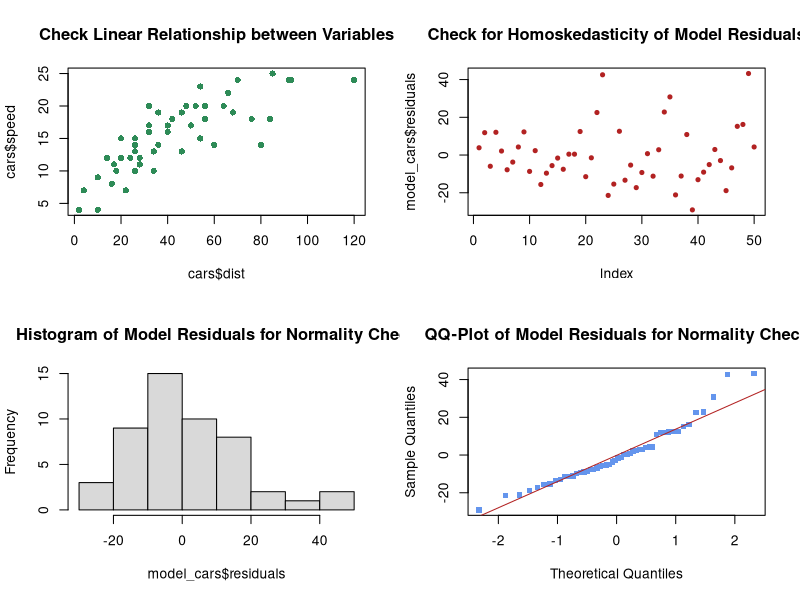
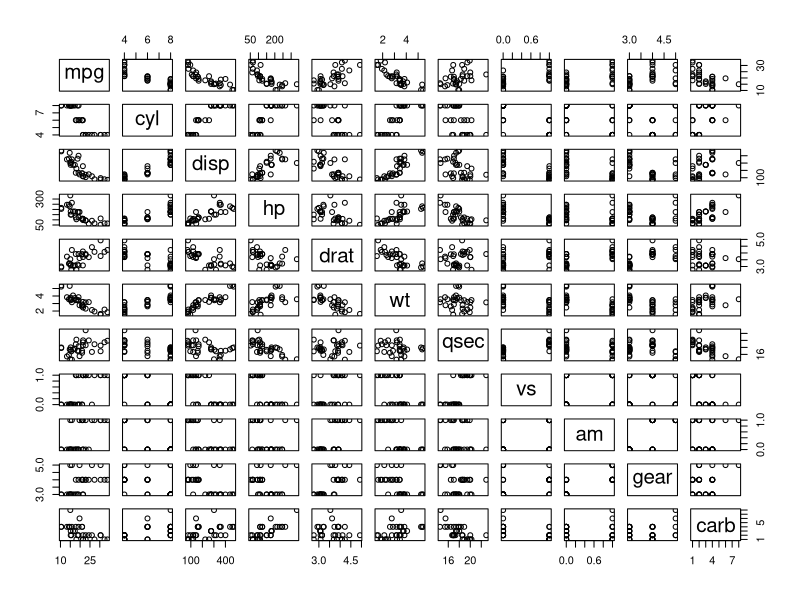
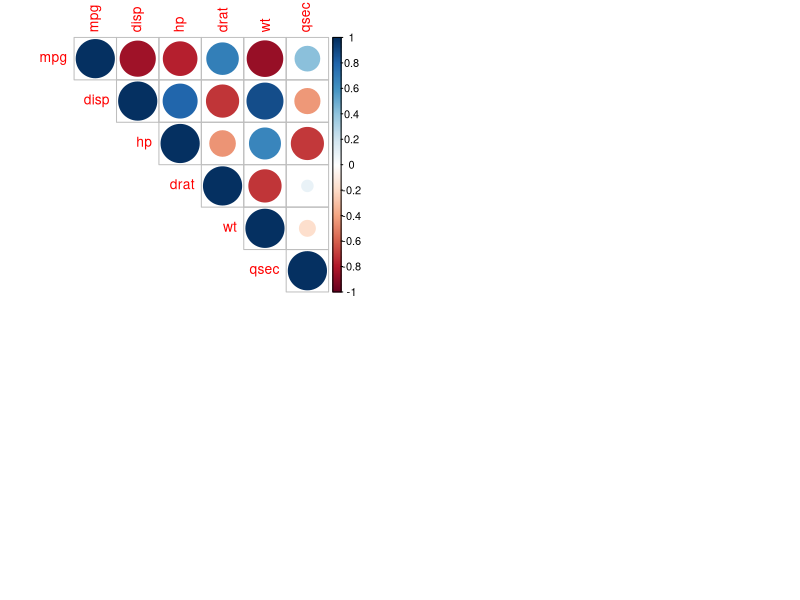

Generate these figures, in order, with R:
# Statistics Tutorial - Day 8 - Correlation and Regression
# Created By: Prabesh Dhakal on 2020-06-10
# Last Edited: 2020-06-10


#### Goals: ####
#     i. Revisit simple linear regression
#    ii. Perform multiple linear regression
#   iii. Perform ANOVA

# ----------------------------------- * ----------------------------------- #
install.packages("corrplot")
library("corrplot")

#### 1. Regression revisited ####

# we assume that stopping distance `dist` depends on
# how cast the car is moving `speed`
# hence dist is the response and speed the predictor variable
# in the linear model below
model_cars <- lm(dist ~ speed, data = cars)

model_cars

summary(model_cars)

# 1.1 Assumptions/Requirements of Linear Regression ----

par(mfrow=c(2,2)) # divide the plot into 4 sections

# 1. Check the linear relationship between two variables
plot(cars$dist, cars$speed, 
     pch = 16, col = 'seagreen', 
     main = 'Check Linear Relationship between Variables')

# 2. Check the homogeneity of model residuals

plot(model_cars$residuals, 
     pch = 20, col = 'firebrick', 
     main = 'Check for Homoskedasticity of Model Residuals')

# 3. check if the model residuals follow a normal distribution
hist(model_cars$residuals, 
     col = 'gray85', 
     main = 'Histogram of Model Residuals for Normality Check')
qqnorm(model_cars$residuals, 
       pch = 15, cex = 0.85, col = 'cornflowerblue', 
       main = 'QQ-Plot of Model Residuals for Normality Check')
qqline(model_cars$residuals, 
       col = 'firebrick', cex = 1.5)

## 4. Significance of coefficients:
# Looks like both coefficients are significant.

# Coefficient of determination from Adjusted R-squared
summary(model_cars) # 0.6438 -> what does this figure mean?

# 1.2 Make predictions ----

# make predictions using our linear model
cars$speed

# 8 new observations for speeds of cars
new_car_speeds <- c(100, 70, 10, 9, 7, 4, 3, 0) 

# create a data frame with same column header
new_speeds <- data.frame(speed = new_car_speeds)

# perform a prediction using the model and new data
pred_dist <- predict(model_cars, new_speeds)

View(data.frame(new_car_speeds, pred_dist)) # view the result
# there is a slight problem with the predictions that you saw earlier,
# some of the predicted values are -ve
# this is not possible for distance (which is a ratio data with true 0)
# it is up to the scientist to identify issues like this
# and take them into account when making interpretations

#### 2. Multiple Linear Regression ####

# work with `mtcars` built-in dataset
str(mtcars)
summary(mtcars)

plot(mtcars)

model_1 <- lm(mpg ~ ., data=mtcars) # model with ALL independent variables
summary(model_1)

correlations <- cor(mtcars[, c(1, 3, 4, 5, 6, 7)])
corrplot(correlations, type="upper")

# some of the variables are categorical (eg. vs, am, cyl, ...)
# let's take that into account when performing linear regression
cat_cols <- c("cyl", "vs", "am", "gear", "carb")
mt_df <- mtcars
mt_df[cat_cols] <- lapply(mt_df[, cat_cols], factor)

str(mt_df)
summary(mt_df)

# models with categorical variables
model_2 <- lm(mpg ~ ., data=mt_df)
model_3 <- lm(mpg ~ hp + wt + disp, data=mt_df) # model with specific variables

# compare model_1 vs model_2 model_3
summary(model_1)
summary(model_2)
summary(model_3)


#### 3. ANOVA ####

# 3.1 Using anova() function ----

# One-way ANOVA
anova(lm(mpg ~ cyl, data=mt_df))

# Two-way ANOVA
anova(lm(mpg ~ cyl + am, data=mt_df))

# Two-way ANOVA (with interaction effects)
anova(lm(mpg ~ cyl * am, data=mt_df))


# 3.2 Using aov() function ----

# aov() is not that different from anova()
# but, you need to use summary() to see the
# details of the results of aov() 
# (anova does this automatically)

# One-way ANOVA
anova_1 <- aov(mpg ~ cyl, data=mt_df)
summary(anova_1)

# Two-way ANOVA
anova_2 <- aov(mpg ~ cyl + am, data=mt_df)
summary(anova_2)

# Two-way ANOVA (with interaction effects)
anova_3 <- aov(mpg ~ cyl * am, data=mt_df)
summary(anova_3)
# cyl:am is not significant as p-value > 0.05
# this means that the effect of interaction is not signifant
# (If the effect of interaction is signifant, it means that the combination
# of independent variables significantly influences the dependent variable.)


#### 4. Multiple Pairwise Comparison with TukeyHSD() ####

# Tukey Honest Signifant Differences is used to perform multiple
# pairwise-comarison between the means of groups AFTER the results of
# ANOVA has been identified as statistically significant (if H0 is rejected).
# This type of test is called Post-Hoc Tests.

# TukeyHSD():
#    - is performed with factors that are identified as "significant"
#       by ANOVA test
#    - is usually performed on factors with > 2 levels

TukeyHSD(anova_2)

# Looking at the p-values:
# There are significant differences in the mpg mean values 
#       between the different cylinder (cyl) types
# There are no significant differences in the mpg mean values
#       between the different am types

# Notes:
# On Post-hoc Tests: https://www.youtube.com/watch?v=F2R63oTqXRg
# TukeyHSD: https://rpubs.com/aaronsc32/post-hoc-analysis-tukey
